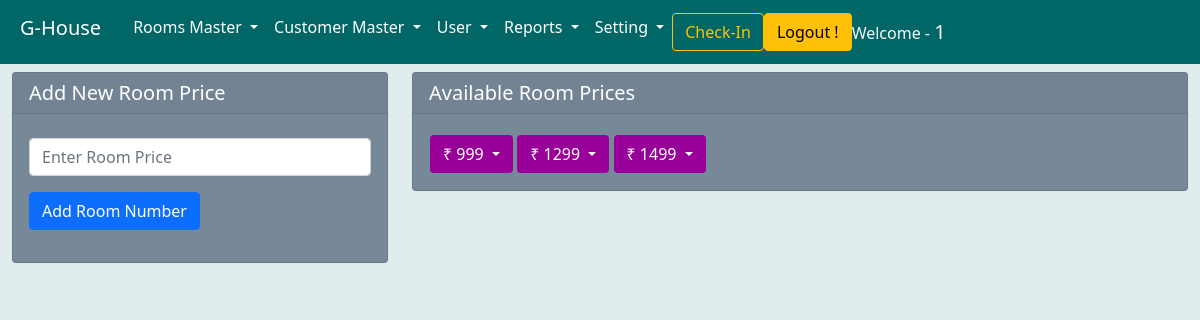
Screenshot of /addonlyPrice/ (signed in) with the database file from the repository.
### ghouse/models.py (models this page shows, shortened)
class roomprice(models.Model):
    rprice = models.IntegerField()
    objects = models.Manager()

### ghouse/views.py (the view)
# urls.py: path('addonlyPrice/', addonlyPrice, name='addonlyPrice'),
def addonlyPrice(request):
    if request.user.is_authenticated:
        if request.method == 'POST':
            addPrice = onlyroomprice(request.POST)
            roomdata = roomprice.objects.all()
            if addPrice.is_valid():
                rprice = addPrice.cleaned_data['rprice']
                dat = roomprice(rprice=rprice)
                dat.save()
                messages.info(request, 'Room Price Successfully Added')
                context = {'addPrice': addPrice, "roomdata": roomdata, }
                return render(request, 'onlyprice.html', context)
        else:
            addPrice = onlyroomprice()
            roomdata = roomprice.objects.all()
        context = {'addPrice': addPrice, "roomdata": roomdata, }
        return render(request, 'onlyprice.html', context)
    else:
        messages.info(request, '☹︎ Please Login First')
    return redirect('/login')

### ghouse/form.py (shortened to what this page needs)
class onlyroomprice(forms.ModelForm):
    class Meta:
        model = roomprice
        fields = ['rprice']
        widgets = {
            'rprice':forms.TextInput(attrs={'class':'form-control','placeholder':'Enter Room Price'}),
        }
        labels = {'rprice':''}
        error_messages = {
            'rprice':{
                'unique':'Room Price Already Exist',
                'required':'Enter Room Price',
                },
        }

### ghouse/templates/onlyprice.html (shortened to what this page needs)
{% extends 'base.html' %}
{% block body %}
<div class="container-fluid">
    <div class="row">
        <div class="col-4">
            <div class="card mt-2 ">
                <div class="card-header h5">
                    Add New Room Price
                </div>
                <div class="card-body mt-2">
                    <form action="" method="POST" novalidate>
                        <div class="mb-3">
                            {{addPrice.rprice}}
                        </div>
                        <div class="mb-3 float-right">
                            <input class="btn btn-primary" type="submit" value="Add Room Number" type="text">
                        </div>
                    </form>
                </div>
            </div>
        </div>
        <div class="col-8">
            <div class="card mt-2 ">
                <div class="card-header h5">
                    Available Room Prices
                </div>
                <div class="card-body">
                    <div class="col">
                        <table>
                            <tr>
                                <td>
                                    {% for i in roomdata %}
                                        <button style="background-color: #990099;" type="button" class="btn dropdown-toggle mt-1 text-white" data-toggle="dropdown" aria-expanded="false">
                                            ₹ {{i.rprice}}
                                        </button>
                                    {% endfor %}
                                    </td>
                                </tr>
                        </table>
                    </div>
                </div>
            </div>
        </div>
    </div>
</div>
{% endblock body %}

### ghouse/templates/base.html (shortened to what this page needs)
{% load static %}
<!doctype html>
<html lang="en">
<head>
  <link href="https://cdn.jsdelivr.net/npm/bootstrap@5.0.0-alpha3/dist/css/bootstrap.min.css" rel="stylesheet"
>
  <link rel="stylesheet" href="https://stackpath.bootstrapcdn.com/font-awesome/4.7.0/css/font-awesome.min.css">
  <link rel="stylesheet" href="{% static 'css/tstayle.css' %}">
</head>
<body style="background-color: #e0ebeb;">
  <nav class="navbar navbar-expand-lg " style="background-color:  #006666;">
    <div class="container-fluid">
      <a class="navbar-brand p-2 text-bold h2 text-white" href="{% url 'dashboard' %}">G-House</a>
      <div class="collapse navbar-collapse" id="navbarSupportedContent">
        <ul class="navbar-nav mr-auto mb-2 mb-lg-0 ml-2 ">
          <li class="nav-item dropdown ">
            <a class="nav-link dropdown-toggle h6 text-white " href="#" id="navbarDropdown" role="button"
              data-toggle="dropdown" aria-expanded="false">
              Rooms Master
            </a>
          </li>
          <li class="nav-item dropdown">
            <a class="nav-link dropdown-toggle h6 text-white" href="#" id="navbarDropdown" role="button"
              data-toggle="dropdown" aria-expanded="false">
              Customer Master
            </a>
          </li>
          <li class="nav-item dropdown">
            <a class="nav-link dropdown-toggle h6 text-white" href="#" id="navbarDropdown" role="button"
              data-toggle="dropdown" aria-expanded="false">
              User
            </a>
          </li>
          <li class="nav-item dropdown">
            <a class="nav-link dropdown-toggle h6 text-white" href="#" id="navbarDropdown" role="button"
              data-toggle="dropdown" aria-expanded="false">
              Reports
            </a>
          </li>
          <li class="nav-item dropdown">
            <a class="nav-link dropdown-toggle h6 text-white" href="#" id="navbarDropdown" role="button"
              data-toggle="dropdown" aria-expanded="false">
              Setting
            </a>
          </li>
        </ul>
        <form class="d-flex">
          <a href="{% url 'DisplayAllRooms' %}" class="btn btn-outline-warning mr-2" type="submit">Check-In</a>
        </form>
        <a class="btn btn-warning mr-3" href="{% url 'logout' %}">Logout !</a>
        <span class="text-light"> Welcome - <b class="h5">{{request.user|upper}}</b></span>
      </div>
    </div>
  </nav>
  {% block body %}
  {% endblock body %}
</body>
</html>

### ghouse/templates/base.html (style rules this page uses)
.card { background-color: #778899; color: white; }

### rows the page displays
roomprice: rprice "999"
roomprice: rprice "1299"
roomprice: rprice "1499"

### other values shown
{{ request.user|upper }} "1"
